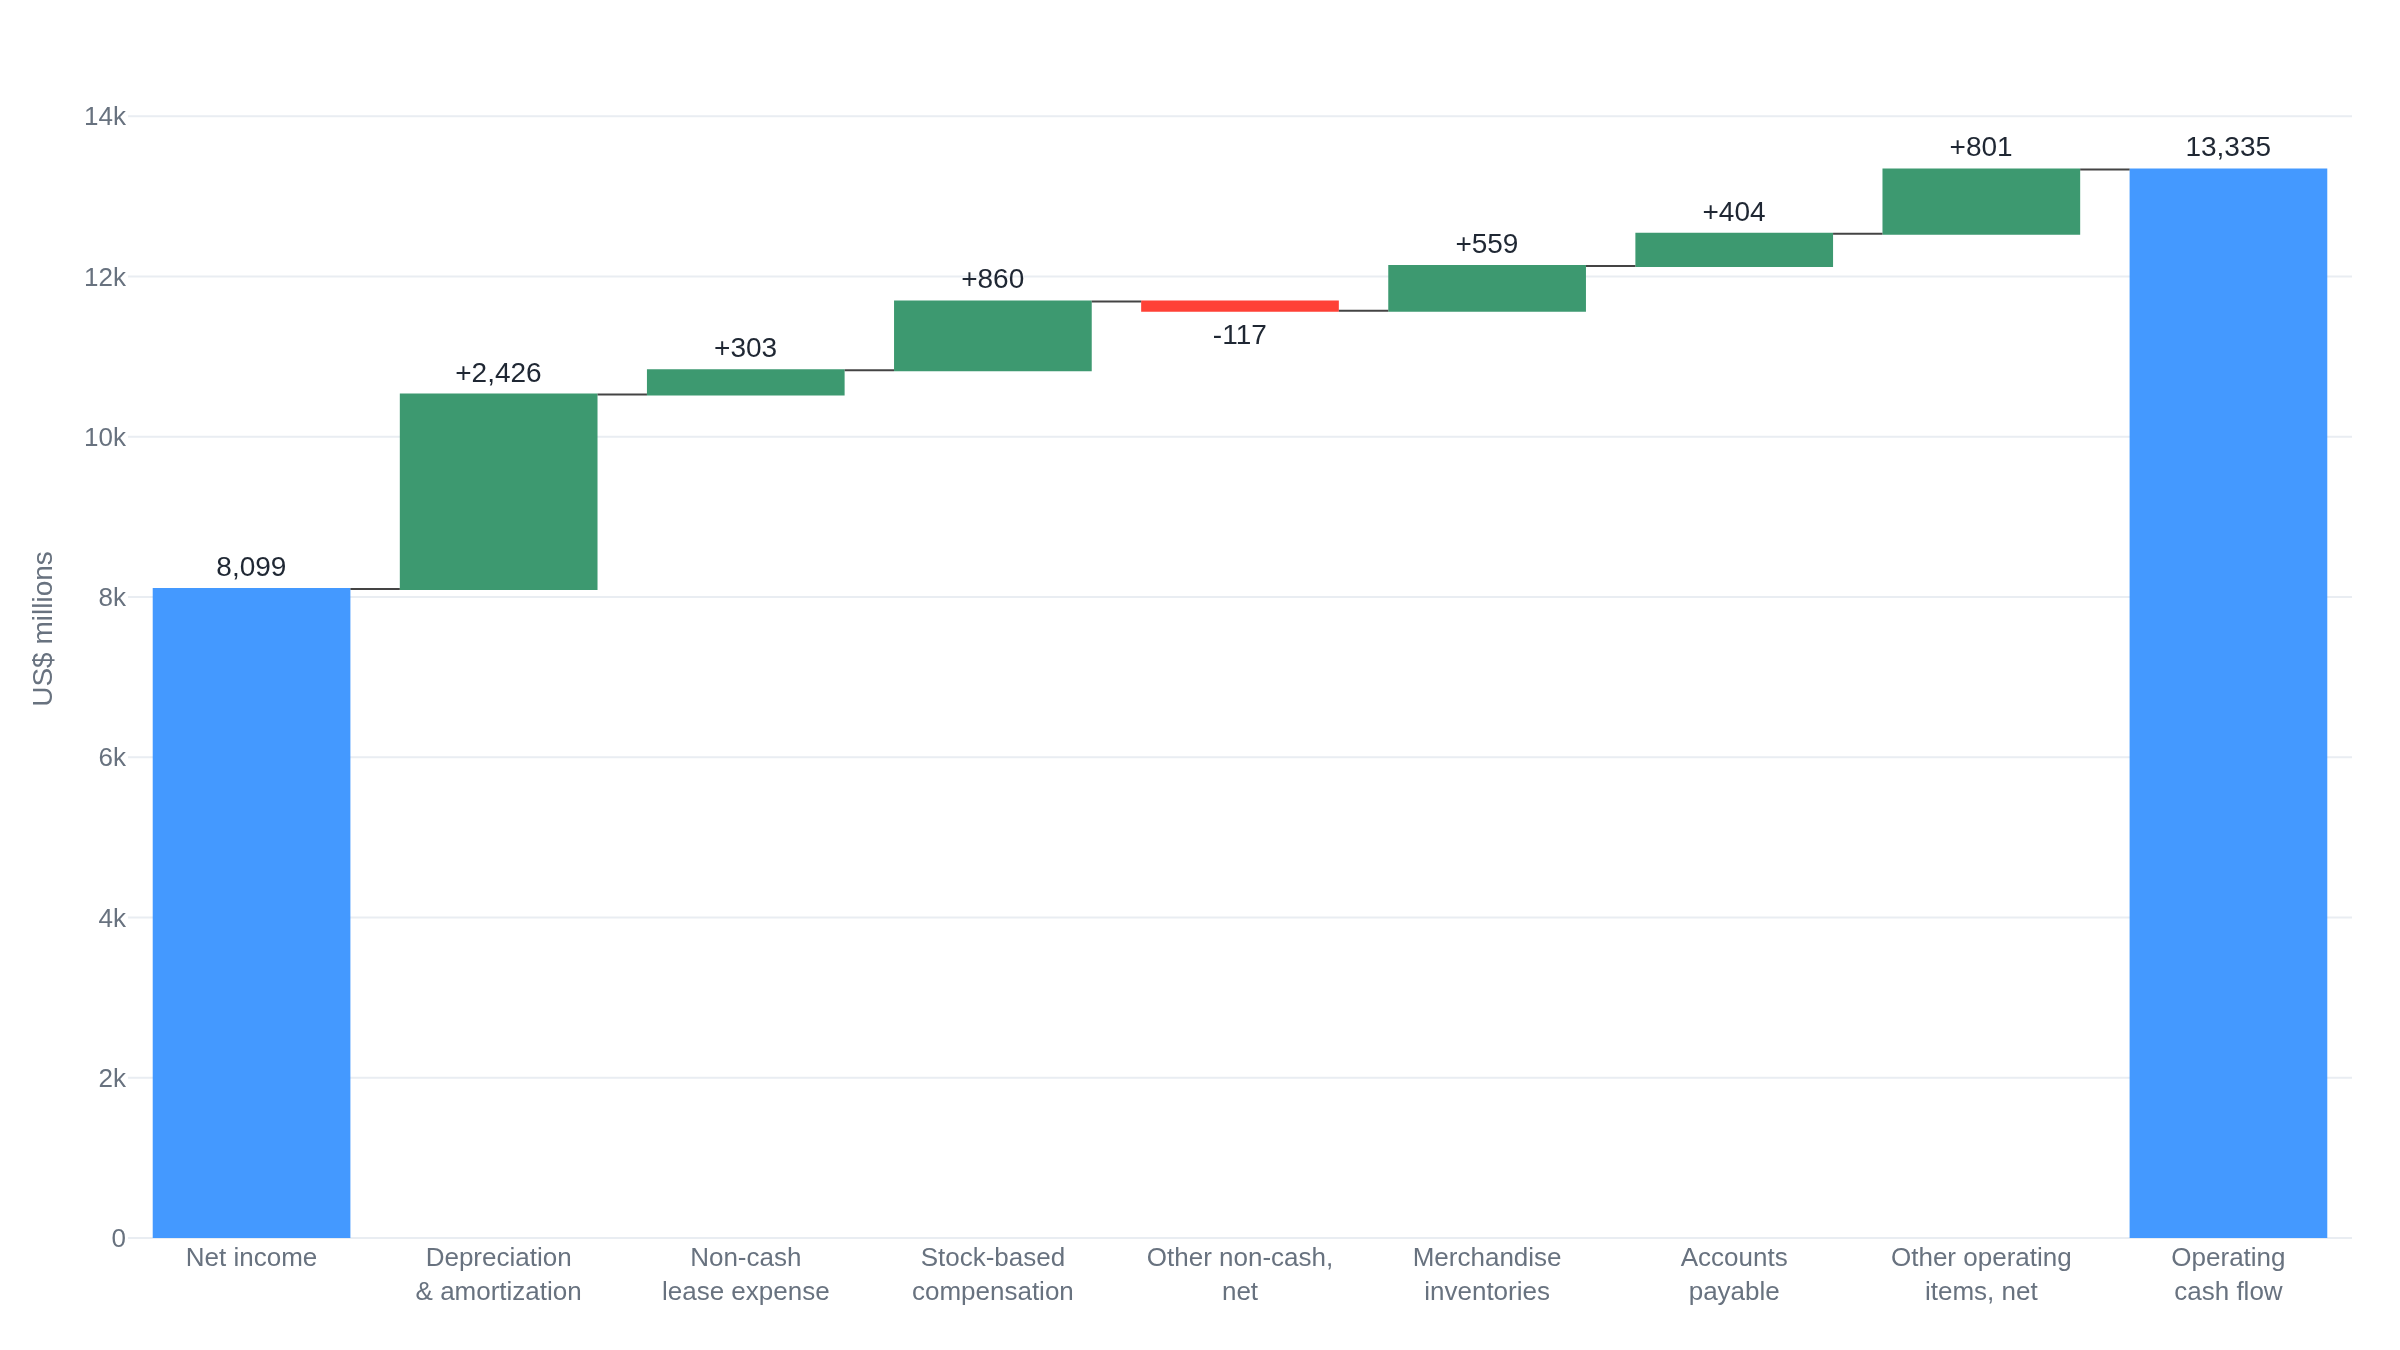

Generate this figure with Python:
"""Net income to operating cash flow bridge, Costco fiscal 2025.

Every value is a line of the operating-activities section of Costco's
Consolidated Statements of Cash Flows, fiscal year ended August 31, 2025
(Form 10-K, accession 0000909832-25-000101), in US$ millions. The bar heights
sum from net income ($8,099M) to net cash provided by operating activities
($13,335M):

    8,099 + 2,426 + 303 + 860 - 117 + 559 + 404 + 801 = 13,335

The "Other non-cash, net" step (impairment of assets and other non-cash
operating activities, net) is negative in this year, a reminder that non-cash
items are reversed, not always added.
"""

import plotly.graph_objects as go

labels = [
    "Net income",
    "Depreciation<br>& amortization",
    "Non-cash<br>lease expense",
    "Stock-based<br>compensation",
    "Other non-cash,<br>net",
    "Merchandise<br>inventories",
    "Accounts<br>payable",
    "Other operating<br>items, net",
    "Operating<br>cash flow",
]
values = [8099, 2426, 303, 860, -117, 559, 404, 801, 13335]
measure = [
    "absolute",
    "relative",
    "relative",
    "relative",
    "relative",
    "relative",
    "relative",
    "relative",
    "total",
]
text = [f"{v:+,}" if m == "relative" else f"{v:,}" for v, m in zip(values, measure)]

fig = go.Figure(
    go.Waterfall(
        orientation="v",
        measure=measure,
        x=labels,
        y=values,
        text=text,
        textposition="outside",
        connector={"line": {"width": 1}},
    )
)
fig.update_layout(
    yaxis_title="US$ millions",
    showlegend=False,
    margin={"t": 10},
)
fig.update_yaxes(range=[0, 15200])
